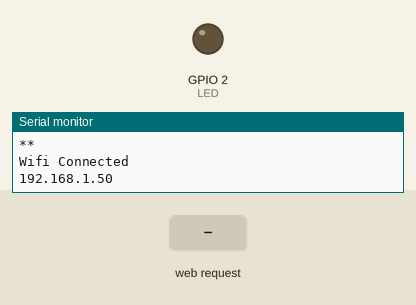
A sketch run on a simulated ESP8266 (NodeMCU). On the bench: output pins drawn as LEDs (lit = HIGH), the last lines printed to the serial monitor. The inputs (shaded band) are chosen by the test bench. WiFi joins after 1.5 s; servers stay silent unless stated.

Above: at 3.2 s.
3.3 s: HTTP request GET /ledon received
At 3.8 s:
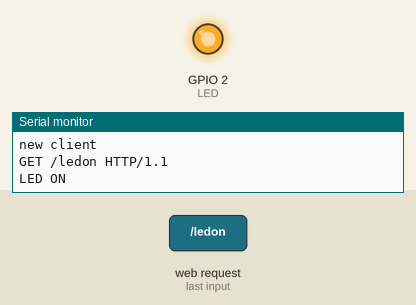
4.8 s: HTTP request GET /ledoff received
At 6.2 s:
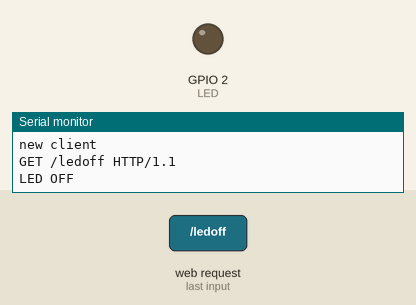
Timing chart, 0 to 7.8 s (numbered marks = the images above; inputs shaded):
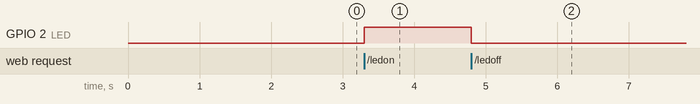

Measured:
- after the input at 3.3 s, GPIO 2 (LED): LOW → HIGH at once
- after the input at 4.8 s, GPIO 2 (LED): HIGH → LOW at once

The sketch:

class13b.ino
```cpp
#include<ESP8266WiFi.h>
#define LED LED_BUILTIN
const char* ssid = "Inam ul Rehman";
const char* password = "in123456";
unsigned char status_led = 0;
WiFiServer server(80);
void setup() {
  Serial.begin(115200);
  pinMode(LED, OUTPUT);
  digitalWrite(LED, LOW);
  Serial.println();
  Serial.println("Connection to Wifi");
  Serial.println(ssid);
  Serial.println();
  WiFi.begin(ssid,password);
  while(WiFi.status() != WL_CONNECTED){
      delay(1000);
      Serial.print("*");
    }
  Serial.println();
  Serial.println("Wifi Connected");
  Serial.println(WiFi.localIP());
  server.begin();
}

void loop() {

  WiFiClient client = server.available();
  if(!client){
      return;
  }

  Serial.println("new client");
  while(!client.available()){
    delay(1);
  }

  String req = client.readStringUntil('\r');
  Serial.println(req);
  client.flush();

  if(req.indexOf("/ledoff") != -1){
      status_led = 0;
      digitalWrite(LED,LOW);
      Serial.println("LED OFF");
    }
  else if(req.indexOf("/ledon") != -1){
    status_led = 1;
      digitalWrite(LED,HIGH);
      Serial.println("LED ON");
  }
  client.println("<h1>This is the class 09 B37Q1</h1>");
  client.println("<a href=\"/ledon\"\"> LED OFF </button>");
  client.println("<a href=\"/ledoff\"\"> LED ON </button>");
  delay(1);

}
```
